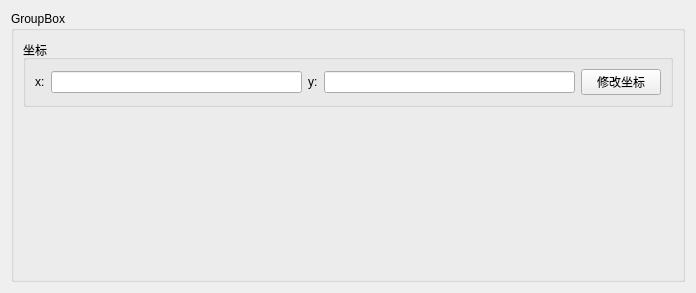
<?xml version="1.0" encoding="UTF-8"?>
<ui version="4.0">
 <class>TrianglePointForm</class>
 <widget class="QWidget" name="TrianglePointForm">
  <property name="geometry">
   <rect>
    <x>0</x>
    <y>0</y>
    <width>696</width>
    <height>293</height>
   </rect>
  </property>
  <property name="windowTitle">
   <string>Form</string>
  </property>
  <layout class="QGridLayout" name="gridLayout">
   <item row="0" column="0">
    <widget class="QGroupBox" name="mGroupBox">
     <property name="title">
      <string>GroupBox</string>
     </property>
     <layout class="QVBoxLayout" name="verticalLayout">
      <item>
       <widget class="QGroupBox" name="groupBox">
        <property name="title">
         <string>坐标</string>
        </property>
        <layout class="QHBoxLayout" name="horizontalLayout">
         <item>
          <widget class="QLabel" name="label">
           <property name="text">
            <string>x:</string>
           </property>
          </widget>
         </item>
         <item>
          <widget class="QLineEdit" name="mX"/>
         </item>
         <item>
          <widget class="QLabel" name="label_2">
           <property name="text">
            <string>y:</string>
           </property>
          </widget>
         </item>
         <item>
          <widget class="QLineEdit" name="mY"/>
         </item>
         <item>
          <widget class="QPushButton" name="mButtonModifyXY">
           <property name="text">
            <string>修改坐标</string>
           </property>
          </widget>
         </item>
        </layout>
       </widget>
      </item>
      <item>
       <spacer name="verticalSpacer">
        <property name="orientation">
         <enum>Qt::Vertical</enum>
        </property>
        <property name="sizeHint" stdset="0">
         <size>
          <width>20</width>
          <height>179</height>
         </size>
        </property>
       </spacer>
      </item>
     </layout>
    </widget>
   </item>
  </layout>
 </widget>
 <resources/>
 <connections/>
</ui>
